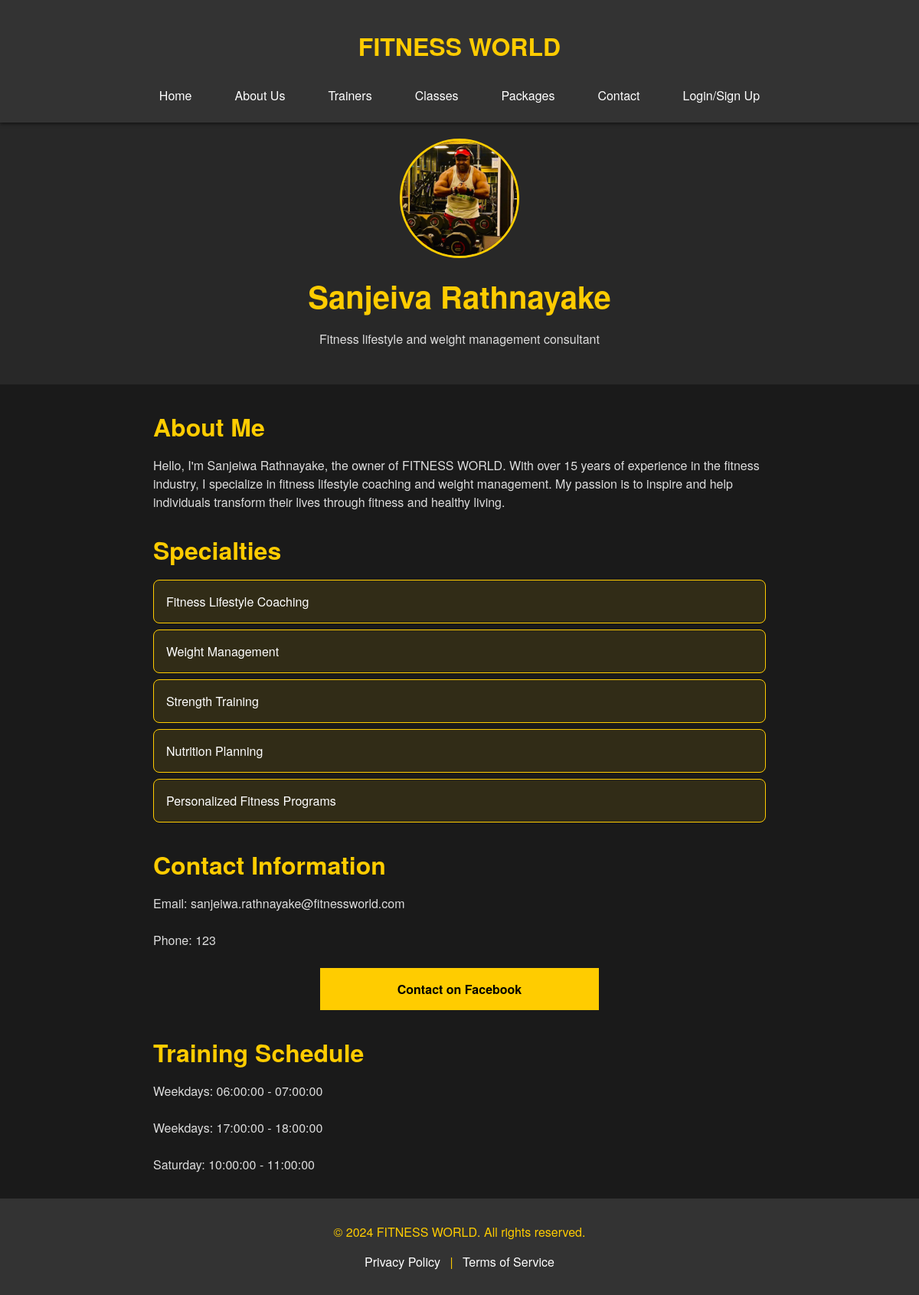
The page /trainer.php?trainerID=1 on the database its author committed.
### tables this page shows
CREATE TABLE `trainers` (
  `trainerID` int(11) NOT NULL,
  `userID` int(11) DEFAULT NULL,
  `title` varchar(255) DEFAULT NULL,
  `about` text DEFAULT NULL,
  `imageurl` text DEFAULT NULL
);

CREATE TABLE `users` (
  `userID` int(11) NOT NULL,
  `email` varchar(50) NOT NULL,
  `password` text DEFAULT NULL,
  `contactNo` varchar(100) DEFAULT NULL,
  `name` varchar(255) DEFAULT NULL,
  `role` enum('Member','Trainer','Admin') DEFAULT NULL
);

CREATE TABLE `trainingschedules` (
  `scheduleID` int(11) NOT NULL,
  `trainerID` int(11) DEFAULT NULL,
  `timeslotID` int(11) DEFAULT NULL,
  `availableDate` enum('weekdays','saturday','monday','tuesday','wednesday','thursday','friday') DEFAULT NULL,
  `sessionType` enum('private','public','','') DEFAULT NULL,
  `enrollmentID` int(11) DEFAULT NULL,
  `sessionStatus` varchar(100) NOT NULL DEFAULT 'Active'
);

CREATE TABLE `timeslots` (
  `timeslotID` int(11) NOT NULL,
  `startTime` time DEFAULT NULL,
  `endTime` time DEFAULT NULL
);

### trainer.php (the view, shortened to what this page needs)
<!doctype html>
<html lang="en">
<head>
    <link rel="stylesheet" href="assets/css/stylesheetmain.css">
</head>
<body>
    <?php
    include 'connection.php';
    $trainerID = isset($_GET['trainerID']) ? intval($_GET['trainerID']) : 0;
    $sql = "SELECT t.trainerID, t.title, t.about, t.imageurl, u.name, u.email, u.contactNo
            FROM trainers t
            INNER JOIN users u ON t.userID = u.userID
            WHERE t.trainerID = $trainerID";
    $trainerResult = $con->query($sql);
    $specialties = [];
    $sqlSpecialties = "SELECT specialty
                       FROM trainerspecialties
                       WHERE trainerID = $trainerID";
    $specialtiesResult = $con->query($sqlSpecialties);
    if ($specialtiesResult->num_rows > 0) {
        while($row = $specialtiesResult->fetch_assoc()) {
            $specialties[] = $row['specialty'];
        }
    }
    $schedule = [];
    $sqlSchedule = "SELECT timeslotID, availableDate
                    FROM trainingschedules
                    WHERE trainerID = $trainerID AND sessionType = 'public'";
    $scheduleResult = $con->query($sqlSchedule);
    if ($scheduleResult->num_rows > 0) {
        while($row = $scheduleResult->fetch_assoc()) {
            $schedule[] = $row;
        }
    }
    $timeslots = [];
    if (!empty($schedule)) {
        $timeslotIDs = array_map(function($item) { return $item['timeslotID']; }, $schedule);
        $timeslotIDs = implode(',', $timeslotIDs);
        $sqlTimeslots = "SELECT * FROM timeslots WHERE timeslotID IN ($timeslotIDs)";
        $timeslotResult = $con->query($sqlTimeslots);
        if ($timeslotResult->num_rows > 0) {
            while($row = $timeslotResult->fetch_assoc()) {
                $timeslots[$row['timeslotID']] = $row;
            }
        }
    }
    if ($trainerResult->num_rows > 0) {
        $trainer = $trainerResult->fetch_assoc();
    ?>
    <header>
        <h1>FITNESS WORLD</h1>
        <nav>
            <a href="index.php">Home</a>
            <a href="#about">About Us</a>
            <a href="#trainers">Trainers</a>
            <a href="#classes">Classes</a>
            <a href="packages2.html">Packages</a>
            <a href="#contact">Contact</a>
            <a href="login.php">Login/Sign Up</a>
        </nav>
    </header>
    <br><br><br>
    <section class="profile-header">
        <img style="object-fit: cover;" src="<?php echo $trainer['imageurl']; ?>" alt="<?php echo $trainer['name']; ?>">
        <h1><?php echo $trainer['name']; ?></h1>
        <p><?php echo $trainer['title']; ?></p>
    </section>
    <section class="profile-content">
        <h2>About Me</h2>
        <p><?php echo $trainer['about']; ?></p>
        <h2>Specialties</h2>
        <ul>
            <?php foreach ($specialties as $specialty) { ?>
                <li><?php echo $specialty; ?></li>
            <?php } ?>
        </ul>
        <div class="contact-info">
            <h2>Contact Information</h2>
            <p>Email: <?php echo $trainer['email']; ?></p>
            <p>Phone: <?php echo $trainer['contactNo']; ?></p>
            <a href="https://www.facebook.com/anjana.sameera.965?mibextid=ZbWKwL" class="contact-button">Contact on Facebook</a>
        </div>
        <div class="schedule">
            <h2>Training Schedule</h2>
            <?php foreach ($schedule as $slot) {
                $timeslot = $timeslots[$slot['timeslotID']];
                ?>
                <p><?php echo ucfirst($slot['availableDate']); ?>: <?php echo $timeslot['startTime']; ?> - <?php echo $timeslot['endTime']; ?></p>
            <?php } ?>
        </div>
    </section>
    <footer>
        <p>© 2024 FITNESS WORLD. All rights reserved.</p>
        <p>
            <a href="#" style="color: #fff;">Privacy Policy</a> | <a href="#" style="color: #fff;">Terms of Service</a>
        </p>
    </footer>
    <?php
    } else {
        echo "<p>Trainer not found.</p>";
    }
    ?>
</body>
</html>

### assets/css/stylesheetmain.css (style rules this page uses)
body { font-family: 'Helvetica Neue', Arial, sans-serif; margin: 0; padding: 0; box-sizing: border-box; background-color: #1a1a1a; color: #fff; }
header { background-color: #333; color: #FFCC00; padding: 1rem 0; text-align: center; position: fixed; width: 100%; top: 0; z-index: 1000; box-shadow: 0 2px 4px rgba(0, 0, 0, 0.5); }
nav { display: flex; justify-content: center; gap: 1.5rem; }
nav a { color: #fff; text-decoration: none; padding: 0.5rem 1rem; transition: color 0.3s; }
section { padding: 2rem; text-align: center; }
.profile-header { margin-top: 80px; text-align: center; padding: 2rem; background-color: #282828; }
.profile-header img { border-radius: 50%; width: 150px; height: 150px; border: 3px solid #FFCC00; }
.profile-header h1 { font-size: 2.5rem; margin: 1rem 0 0.5rem; color: #FFCC00; }
.profile-header p { font-size: 1rem; color: #ddd; }
.profile-content { max-width: 800px; margin: 2rem auto; padding: 0 1rem; text-align: left; }
.profile-content h2 { font-size: 2rem; color: #FFCC00; margin-bottom: 1rem; }
.profile-content p { font-size: 1rem; line-height: 1.5; color: #ddd; margin-bottom: 1.5rem; }
.profile-content ul { list-style: none; padding: 0; }
.profile-content ul li { background: rgba(255, 204, 0, 0.1); border: 1px solid #FFCC00; border-radius: 8px; padding: 1rem; margin-bottom: 0.5rem; }
.contact-info, .schedule { margin-top: 2rem; }
.contact-info h2, .schedule h2 { font-size: 2rem; color: #FFCC00; margin-bottom: 1rem; }
.contact-info p, .schedule p { font-size: 1rem; line-height: 1.5; color: #ddd; }
.contact-button { padding: 1rem 2rem; background-color: #FFCC00; color: #000; border: none; cursor: pointer; font-weight: bold; transition: background-color 0.3s, color 0.3s; display: block; width: 100%; max-width: 300px; margin: 1rem auto; text-align: center; text-decoration: none; }
footer { background-color: #333; color: #FFCC00; padding: 1rem; text-align: center; margin-top: 2rem; }
footer a { color: #FFCC00; text-decoration: none; margin: 0 0.5rem; transition: color 0.3s; }

### rows shown on the page
trainers: imageurl (picture), userID.name "Sanjeiva Rathnayake", title "Fitness lifestyle and weight management consultant", about "Hello, I'm Sanjeiwa Rathnayake, the owner of FITNESS WORLD. With over 15 years of experience in the fitness industry, I specialize in fitness lifestyle coaching and weight management. My passion is to inspire and help individuals transform their lives through fitness and healthy living.", userID.email "sanjeiwa.rathnayake@fitnessworld.com", userID.contactNo "123"
trainingschedules: availableDate "Weekdays", timeslotID.startTime "06:00:00", timeslotID.endTime "07:00:00"
trainingschedules: availableDate "Weekdays", timeslotID.startTime "17:00:00", timeslotID.endTime "18:00:00"
trainingschedules: availableDate "Saturday", timeslotID.startTime "10:00:00", timeslotID.endTime "11:00:00"

### other values the page prints
$specialty "Fitness Lifestyle Coaching"
$specialty "Weight Management"
$specialty "Strength Training"
$specialty "Nutrition Planning"
$specialty "Personalized Fitness Programs"
